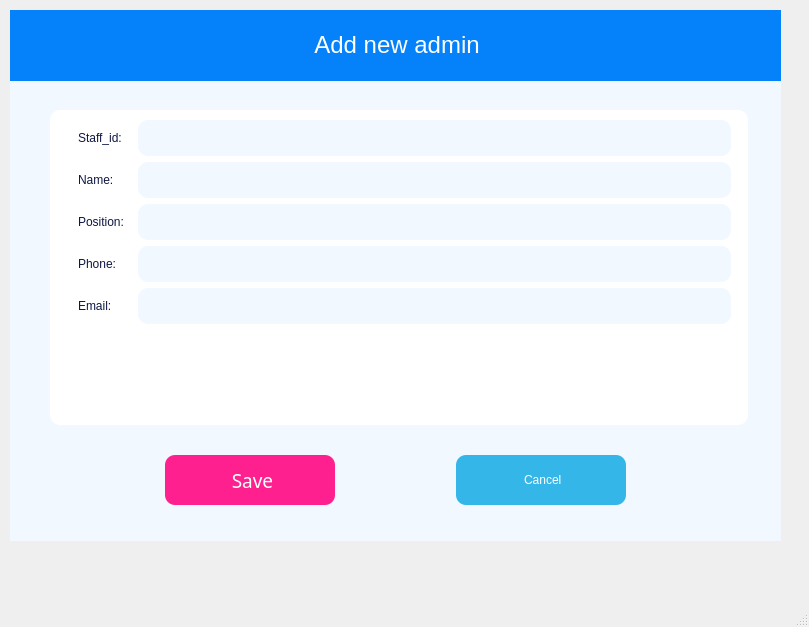
<?xml version="1.0" encoding="UTF-8"?>
<ui version="4.0">
 <class>MainWindowAddAdmin</class>
 <widget class="QMainWindow" name="MainWindowAddAdmin">
  <property name="geometry">
   <rect>
    <x>0</x>
    <y>0</y>
    <width>809</width>
    <height>627</height>
   </rect>
  </property>
  <property name="windowTitle">
   <string>Add new admin</string>
  </property>
  <widget class="QWidget" name="centralwidget">
   <widget class="QGroupBox" name="groupBox">
    <property name="geometry">
     <rect>
      <x>50</x>
      <y>110</y>
      <width>698</width>
      <height>315</height>
     </rect>
    </property>
    <property name="maximumSize">
     <size>
      <width>100000</width>
      <height>700</height>
     </size>
    </property>
    <property name="styleSheet">
     <string notr="true">padding: 5px;
border-radius: 10px;
background-color: rgb(255, 255, 255);
color: rgb(77, 77, 77);
font: 25 12pt &quot;Montserrat Light&quot;;</string>
    </property>
    <property name="title">
     <string/>
    </property>
    <widget class="QWidget" name="formLayoutWidget">
     <property name="geometry">
      <rect>
       <x>20</x>
       <y>10</y>
       <width>661</width>
       <height>295</height>
      </rect>
     </property>
     <layout class="QFormLayout" name="formLayout">
      <item row="0" column="0">
       <widget class="QLabel" name="label_2">
        <property name="styleSheet">
         <string notr="true">color: rgb(14, 23, 67);
font: 57 12pt &quot;Montserrat Medium&quot;;</string>
        </property>
        <property name="text">
         <string>Staff_id:</string>
        </property>
       </widget>
      </item>
      <item row="1" column="0">
       <widget class="QLabel" name="label_3">
        <property name="styleSheet">
         <string notr="true">color: rgb(14, 23, 67);
font: 57 12pt &quot;Montserrat Medium&quot;;</string>
        </property>
        <property name="text">
         <string>Name:</string>
        </property>
       </widget>
      </item>
      <item row="2" column="0">
       <widget class="QLabel" name="label_4">
        <property name="styleSheet">
         <string notr="true">color: rgb(14, 23, 67);
font: 57 12pt &quot;Montserrat Medium&quot;;</string>
        </property>
        <property name="text">
         <string>Position:</string>
        </property>
       </widget>
      </item>
      <item row="3" column="0">
       <widget class="QLabel" name="label_5">
        <property name="styleSheet">
         <string notr="true">color: rgb(14, 23, 67);
font: 57 12pt &quot;Montserrat Medium&quot;;</string>
        </property>
        <property name="text">
         <string>Phone:</string>
        </property>
       </widget>
      </item>
      <item row="4" column="0">
       <widget class="QLabel" name="label_6">
        <property name="styleSheet">
         <string notr="true">color: rgb(14, 23, 67);
font: 57 12pt &quot;Montserrat Medium&quot;;</string>
        </property>
        <property name="text">
         <string>Email:</string>
        </property>
       </widget>
      </item>
      <item row="0" column="1">
       <widget class="QLineEdit" name="lineEditStaffID">
        <property name="styleSheet">
         <string notr="true">background-color: rgb(242, 248, 255);
color: rgb(14, 23, 67);
font: 57 12pt &quot;Montserrat Medium&quot;;
padding: 10px;</string>
        </property>
        <property name="frame">
         <bool>false</bool>
        </property>
       </widget>
      </item>
      <item row="1" column="1">
       <widget class="QLineEdit" name="lineEditName">
        <property name="styleSheet">
         <string notr="true">background-color: rgb(242, 248, 255);
color: rgb(14, 23, 67);
font: 57 12pt &quot;Montserrat Medium&quot;;
padding: 10px;</string>
        </property>
       </widget>
      </item>
      <item row="2" column="1">
       <widget class="QLineEdit" name="lineEditPosition">
        <property name="styleSheet">
         <string notr="true">background-color: rgb(242, 248, 255);
color: rgb(14, 23, 67);
font: 57 12pt &quot;Montserrat Medium&quot;;
padding: 10px;</string>
        </property>
       </widget>
      </item>
      <item row="3" column="1">
       <widget class="QLineEdit" name="lineEditPhone">
        <property name="styleSheet">
         <string notr="true">background-color: rgb(242, 248, 255);
color: rgb(14, 23, 67);
font: 57 12pt &quot;Montserrat Medium&quot;;
padding: 10px;</string>
        </property>
       </widget>
      </item>
      <item row="4" column="1">
       <widget class="QLineEdit" name="lineEditEmail">
        <property name="styleSheet">
         <string notr="true">background-color: rgb(242, 248, 255);
color: rgb(14, 23, 67);
font: 57 12pt &quot;Montserrat Medium&quot;;
padding: 10px;</string>
        </property>
       </widget>
      </item>
     </layout>
    </widget>
   </widget>
   <widget class="QLabel" name="label_8">
    <property name="geometry">
     <rect>
      <x>10</x>
      <y>10</y>
      <width>771</width>
      <height>531</height>
     </rect>
    </property>
    <property name="styleSheet">
     <string notr="true">background-color: rgb(242, 248, 255);</string>
    </property>
    <property name="text">
     <string/>
    </property>
   </widget>
   <widget class="QLabel" name="label">
    <property name="geometry">
     <rect>
      <x>10</x>
      <y>10</y>
      <width>771</width>
      <height>71</height>
     </rect>
    </property>
    <property name="styleSheet">
     <string notr="true">  background-color: #0581F9;
font: 75 24pt &quot;CocogooseProTrial Bold&quot;;
    padding: 5px;

	color: rgb(255, 255, 255);
</string>
    </property>
    <property name="text">
     <string>&lt;html&gt;&lt;head/&gt;&lt;body&gt;&lt;p align=&quot;center&quot;&gt;&lt;span style=&quot; font-size:18pt;&quot;&gt;Add new admin&lt;/span&gt;&lt;/p&gt;&lt;/body&gt;&lt;/html&gt;</string>
    </property>
   </widget>
   <widget class="QWidget" name="horizontalLayoutWidget">
    <property name="geometry">
     <rect>
      <x>50</x>
      <y>440</y>
      <width>691</width>
      <height>80</height>
     </rect>
    </property>
    <layout class="QHBoxLayout" name="horizontalLayout">
     <item>
      <widget class="QPushButton" name="pushButtonSave">
       <property name="maximumSize">
        <size>
         <width>170</width>
         <height>50</height>
        </size>
       </property>
       <property name="font">
        <font>
         <family>Montserrat Medium</family>
         <pointsize>14</pointsize>
         <weight>7</weight>
         <italic>false</italic>
         <bold>false</bold>
        </font>
       </property>
       <property name="toolTip">
        <string>&lt;html&gt;&lt;head/&gt;&lt;body&gt;&lt;p&gt;&lt;span style=&quot; font-size:12pt; color:#ff2090;&quot;&gt;New&lt;/span&gt;&lt;/p&gt;&lt;/body&gt;&lt;/html&gt;</string>
       </property>
       <property name="toolTipDuration">
        <number>-1</number>
       </property>
       <property name="styleSheet">
        <string notr="true">QPushButton {
    background-color: #FF2090; /* Màu nền mặc định */

    border-radius: 10px; 
    padding: 5px;
 
	font: 57 14pt &quot;Montserrat Medium&quot;;
	color: rgb(255, 255, 255);
}

QPushButton:hover {
    background-color: #FFA2D1; /* Màu khi di chuột */  
}

QPushButton:pressed {
    background-color: #FF2090; /* Màu khi nhấn */
}

QPushButton:focus {
    border: 5px solid #FFA2D1; /* Viền khi nút được focus */ 
}



</string>
       </property>
       <property name="text">
        <string> Save</string>
       </property>
       <property name="icon">
        <iconset>
         <normaloff>../../../.designer/RESOURCE/1.png</normaloff>../../../.designer/RESOURCE/1.png</iconset>
       </property>
       <property name="iconSize">
        <size>
         <width>30</width>
         <height>30</height>
        </size>
       </property>
      </widget>
     </item>
     <item>
      <widget class="QPushButton" name="pushButtonCancel">
       <property name="maximumSize">
        <size>
         <width>170</width>
         <height>50</height>
        </size>
       </property>
       <property name="toolTip">
        <string>&lt;html&gt;&lt;head/&gt;&lt;body&gt;&lt;p&gt;&lt;span style=&quot; font-size:12pt; color:#35b6e8;&quot;&gt;Edit&lt;/span&gt;&lt;/p&gt;&lt;/body&gt;&lt;/html&gt;</string>
       </property>
       <property name="styleSheet">
        <string notr="true">QPushButton {
    background-color: #35B6E8; /* Màu nền mặc định */

    border-radius: 10px; 
    padding: 5px;
 
	font: 57 14pt &quot;Montserrat Medium&quot;;
	color: rgb(255, 255, 255);

}

QPushButton:hover {
    background-color: #A3E3FC; /* Màu khi di chuột */  

}

QPushButton:pressed {
    background-color: #35B6E8; /* Màu khi nhấn */
}

QPushButton:focus {
    border: 5px solid #A3E3FC; /* Viền khi nút được focus */ 
}
</string>
       </property>
       <property name="text">
        <string> Cancel</string>
       </property>
       <property name="icon">
        <iconset>
         <normaloff>../../../.designer/RESOURCE/cancel.png</normaloff>../../../.designer/RESOURCE/cancel.png</iconset>
       </property>
       <property name="iconSize">
        <size>
         <width>30</width>
         <height>30</height>
        </size>
       </property>
      </widget>
     </item>
    </layout>
   </widget>
   <zorder>label_8</zorder>
   <zorder>groupBox</zorder>
   <zorder>label</zorder>
   <zorder>horizontalLayoutWidget</zorder>
  </widget>
  <widget class="QMenuBar" name="menubar">
   <property name="geometry">
    <rect>
     <x>0</x>
     <y>0</y>
     <width>809</width>
     <height>26</height>
    </rect>
   </property>
  </widget>
  <widget class="QStatusBar" name="statusbar"/>
 </widget>
 <resources/>
 <connections/>
</ui>
